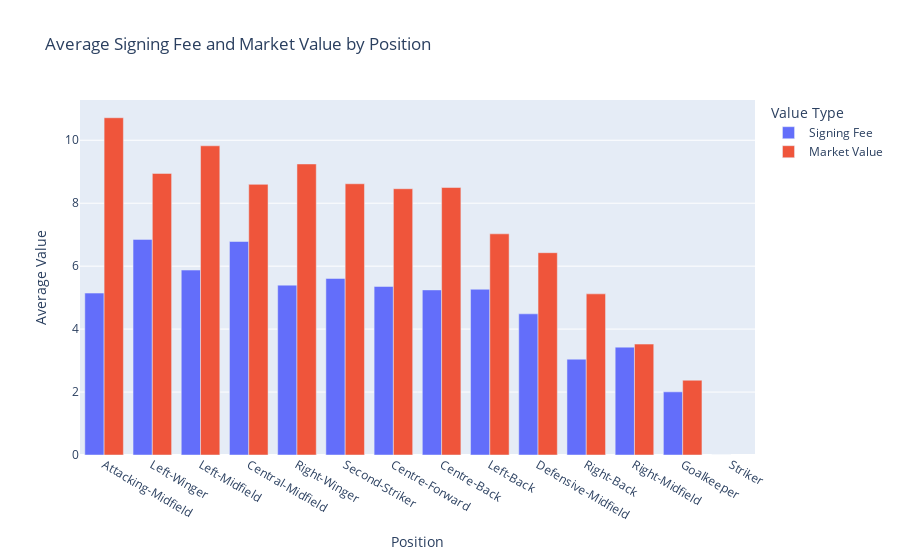

The code cell stored with this chart in its notebook:
### Code cell
plots.valuation_plot(column='position')

### Figure 1 — Plotly figure (JSON) as saved in the notebook; plotly's stock layout.template omitted (floating-point values rounded to 4 significant figures)
{"data": [{"name": "Signing Fee", "type": "bar", "x": ["Left-Winger", "Central-Midfield", "Left-Midfield", "Second-Striker", "Right-Winger", "Centre-Forward", "Left-Back", "Centre-Back", "Attacking-Midfield", "Defensive-Midfield", "Right-Midfield", "Right-Back", "Goalkeeper", "Striker"], "xaxis": "x", "y": [6.851, 6.783, 5.876, 5.609, 5.397, 5.354, 5.266, 5.245, 5.144, 4.485, 3.427, 3.044, 2.006, 0], "yaxis": "y"}, {"name": "Market Value", "type": "bar", "x": ["Left-Winger", "Central-Midfield", "Left-Midfield", "Second-Striker", "Right-Winger", "Centre-Forward", "Left-Back", "Centre-Back", "Attacking-Midfield", "Defensive-Midfield", "Right-Midfield", "Right-Back", "Goalkeeper", "Striker"], "xaxis": "x", "y": [8.947, 8.599, 9.824, 8.618, 9.247, 8.46, 7.027, 8.498, 10.72, 6.428, 3.524, 5.12, 2.376, null], "yaxis": "y"}], "layout": {"barmode": "group", "legend": {"title": {"text": "Value Type"}}, "title": {"text": "Average Signing Fee and Market Value by Position"}, "xaxis": {"anchor": "y", "categoryorder": "total descending", "domain": [0, 1], "title": {"text": "Position"}}, "yaxis": {"anchor": "x", "domain": [0, 1], "title": {"text": "Average Value"}}}}
